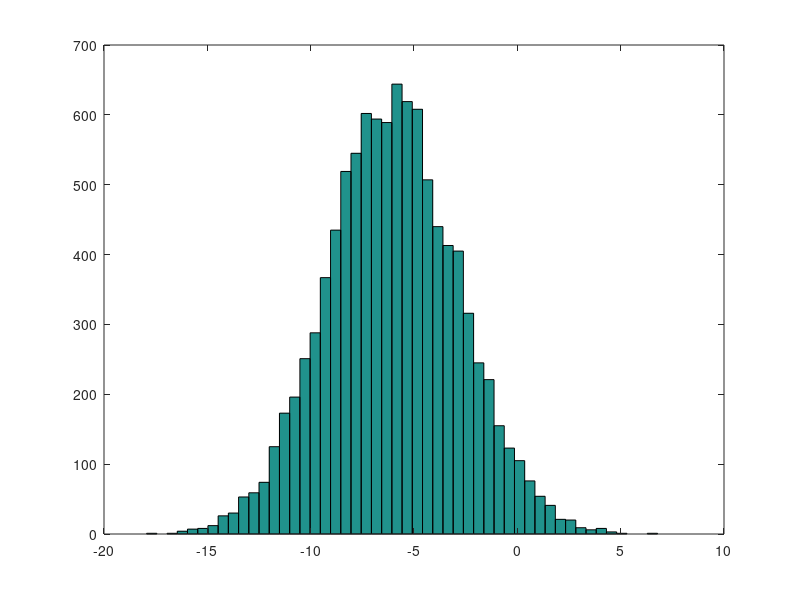

This chart was generated by the following MATLAB code:
1==2 %false

1~=0 %true

1 && 0 %AND

1 || 0 %OR 

xor(1,0)

PS1('>> '); %change path 

a=3; %semicolon suppresses the print output 
b='hi';
c=(3>=1);
a=pi;
disp(a);
disp(sprintf('2 decimals: %0.2f', a));
disp(sprintf('6 decimals: %0.6f', a));

%Changes the number of decimal places displayed
format long 
a
format short 
a 

A = [1 2; 3 4; 5 6]
A = [1 2;
3 4;
5 6]

v = [1 2 3]

v = [1; 2; 3]

v = 1:0.1:2

ones(2,3)
C = 2*ones(2,3)
w = ones(1,3)

w = zeros(1,3)
w = rand(1,3)
w = randn(1,3)
w = -6 + sqrt(10)*(randn(1, 10000))
hist(w)
hist(w, 50) %50 buckets over here
eye(4)

help rand
help help 
